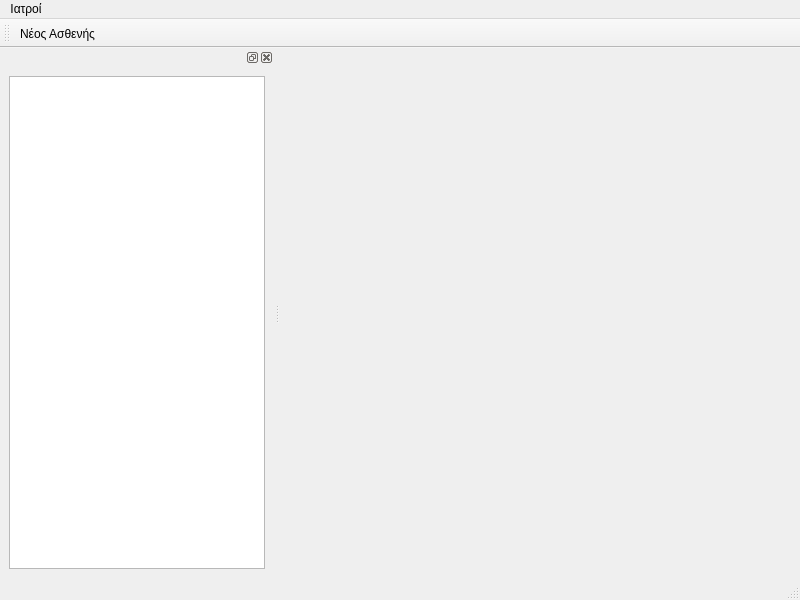
<?xml version="1.0" encoding="UTF-8"?>
<ui version="4.0">
 <class>MainWindow</class>
 <widget class="QMainWindow" name="MainWindow">
  <property name="geometry">
   <rect>
    <x>0</x>
    <y>0</y>
    <width>800</width>
    <height>600</height>
   </rect>
  </property>
  <property name="windowTitle">
   <string>MainWindow</string>
  </property>
  <widget class="QWidget" name="centralwidget"/>
  <widget class="QMenuBar" name="menubar">
   <property name="geometry">
    <rect>
     <x>0</x>
     <y>0</y>
     <width>800</width>
     <height>22</height>
    </rect>
   </property>
   <widget class="QMenu" name="menu">
    <property name="title">
     <string>Ιατροί</string>
    </property>
    <addaction name="new_patient"/>
   </widget>
   <addaction name="menu"/>
  </widget>
  <widget class="QStatusBar" name="statusbar"/>
  <widget class="QToolBar" name="toolBar">
   <property name="windowTitle">
    <string>toolBar</string>
   </property>
   <attribute name="toolBarArea">
    <enum>TopToolBarArea</enum>
   </attribute>
   <attribute name="toolBarBreak">
    <bool>false</bool>
   </attribute>
   <addaction name="new_patient"/>
  </widget>
  <widget class="QDockWidget" name="dockWidget">
   <attribute name="dockWidgetArea">
    <number>1</number>
   </attribute>
   <widget class="QWidget" name="dockWidgetContents">
    <layout class="QGridLayout" name="gridLayout">
     <item row="0" column="0">
      <widget class="PatientTable" name="patientTable"/>
     </item>
    </layout>
   </widget>
  </widget>
  <action name="new_patient">
   <property name="text">
    <string>Νέος Ασθενής</string>
   </property>
  </action>
 </widget>
 <customwidgets>
  <customwidget>
   <class>PatientTable</class>
   <extends>QTableView</extends>
   <header>patienttable.h</header>
   <slots>
    <slot>new_item()</slot>
   </slots>
  </customwidget>
 </customwidgets>
 <resources/>
 <connections/>
</ui>
